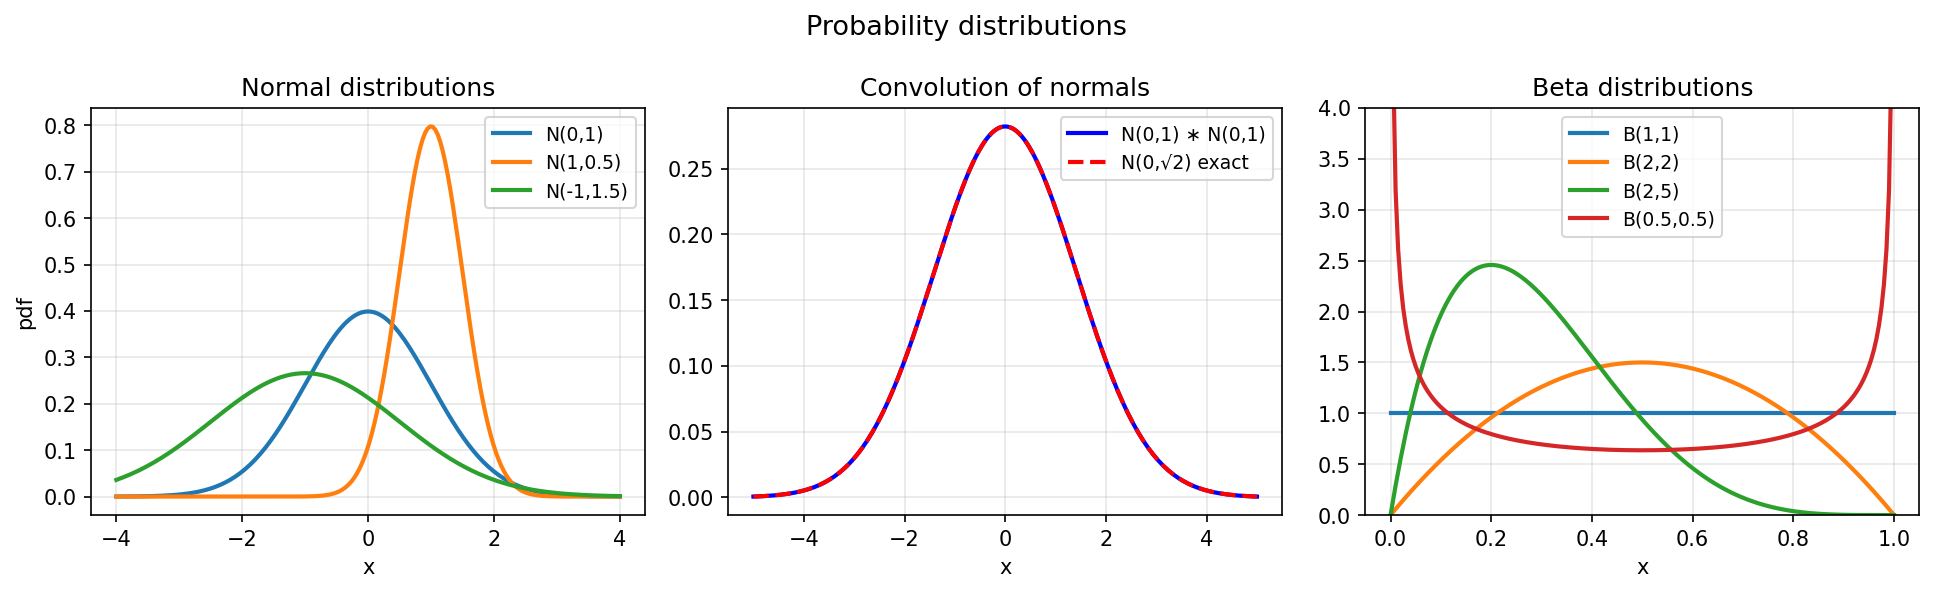

Reproduce this figure in Python.
"""Probability distributions and expectations.

Demonstrates computing expectations, CDFs, and convolutions of probability
distributions using chebfunjax, following stats/Expectations.m,
stats/BivariateNormalDistribution.m, stats/ProbabilityConvolution.m,
and stats/CentralLimitTheorem.m.

Original MATLAB Chebfun: Copyright 2017 by The University of Oxford and
The Chebfun Developers. See https://www.chebfun.org/ for Chebfun information.
"""

import matplotlib
matplotlib.use("Agg")
import matplotlib.pyplot as plt
import jax.numpy as jnp
import numpy as np
import sys, os
sys.path.insert(0, os.path.join(os.path.dirname(__file__), '..', '..', 'src'))

import chebfunjax as cj


def normal_pdf(mu=0.0, sigma=1.0):
    """Normal distribution PDF."""
    return lambda x: jnp.exp(-0.5 * ((x - mu) / sigma)**2) / (sigma * jnp.sqrt(2 * jnp.pi))


def run():
    print("=" * 60)
    print("Probability distributions and expectations")
    print("=" * 60)

    # --- Standard normal ---
    print("\nStandard normal N(0,1):")
    a, b = -5.0, 5.0
    phi = cj.chebfun(normal_pdf(0, 1), domain=[a, b])
    print(f"  Length: {len(phi.funs[0].tech.coeffs)}")

    # Total probability = 1
    total = float(phi.sum())
    print(f"  Integral = {total:.10f}  (exact: 1.0)")
    assert abs(total - 1.0) < 1e-4

    # Mean = 0
    x_phi = cj.chebfun(lambda x: x * normal_pdf(0, 1)(x), domain=[a, b])
    mean = float(x_phi.sum())
    print(f"  Mean E[X] = {mean:.2e}  (exact: 0)")
    assert abs(mean) < 1e-8

    # Variance = 1
    x2_phi = cj.chebfun(lambda x: x**2 * normal_pdf(0, 1)(x), domain=[a, b])
    var = float(x2_phi.sum())
    print(f"  Variance E[X²] = {var:.10f}  (exact: 1.0)")
    assert abs(var - 1.0) < 1e-3

    # --- Convolution of two normals = normal ---
    # N(0,1) * N(0,1) = N(0, sqrt(2))
    print("\nConvolution: N(0,1) * N(0,1) = N(0, √2):")

    phi1 = cj.chebfun(normal_pdf(0, 1), domain=[-4.0, 4.0])
    phi2 = cj.chebfun(normal_pdf(0, 1), domain=[-4.0, 4.0])
    conv = phi1.conv(phi2)

    # Check at x=0: should be phi_sqrt2(0) = 1/(sqrt(2)*sqrt(2*pi)) = 1/(2*sqrt(pi))
    exact_at_0 = 1.0 / (np.sqrt(2) * np.sqrt(2 * np.pi))
    val_conv_0 = float(conv(jnp.array(0.0)))
    print(f"  (φ*φ)(0) = {val_conv_0:.8f}  (exact: {exact_at_0:.8f})")
    assert abs(val_conv_0 - exact_at_0) < 0.01

    # --- Beta distribution ---
    print("\nBeta distribution B(2,3):")
    # pdf: x^(a-1) * (1-x)^(b-1) / B(a,b)
    from scipy.special import beta as beta_func
    a_b, b_b = 2, 3
    B_norm = beta_func(a_b, b_b)

    def beta_pdf(x):
        return x**(a_b-1) * (1-x)**(b_b-1) / B_norm

    phi_beta = cj.chebfun(
        lambda x: jnp.array(beta_pdf(np.array(x))),
        domain=[0.0, 1.0]
    )
    total_beta = float(phi_beta.sum())
    print(f"  Integral = {total_beta:.10f}  (exact: 1.0)")
    assert abs(total_beta - 1.0) < 1e-8

    # Mean = a/(a+b) = 2/5 = 0.4
    x_beta = cj.chebfun(
        lambda x: x * jnp.array(beta_pdf(np.array(x))),
        domain=[0.0, 1.0]
    )
    mean_beta = float(x_beta.sum())
    exact_mean_beta = a_b / (a_b + b_b)
    print(f"  Mean = {mean_beta:.8f}  (exact: {exact_mean_beta:.8f})")
    assert abs(mean_beta - exact_mean_beta) < 1e-6

    # --- Uniform distribution: central limit theorem ---
    print("\nCentral Limit Theorem: uniform U(0,1) convolution:")
    # Irwin-Hall: sum of n uniforms -> N(n/2, sqrt(n/12))
    # For n=1: uniform pdf = 1 on [0,1]
    phi_u = cj.chebfun(lambda x: jnp.ones_like(x), domain=[0.0, 1.0])
    total_u = float(phi_u.sum())
    print(f"  Uniform integral = {total_u:.10f}  (exact: 1.0)")
    assert abs(total_u - 1.0) < 1e-12

    # --- Plot ---
    _here = os.path.dirname(os.path.abspath(__file__))
    fig, axes = plt.subplots(1, 3, figsize=(13, 4))

    # Normal PDFs
    xs_n = np.linspace(-4, 4, 200)
    for mu, sigma, label in [(0, 1, 'N(0,1)'), (1, 0.5, 'N(1,0.5)'), (-1, 1.5, 'N(-1,1.5)')]:
        axes[0].plot(xs_n, np.exp(-0.5*((xs_n-mu)/sigma)**2)/(sigma*np.sqrt(2*np.pi)),
                     linewidth=2, label=label)
    axes[0].set_title("Normal distributions", fontsize=12)
    axes[0].set_xlabel("x"); axes[0].set_ylabel("pdf")
    axes[0].legend(fontsize=9); axes[0].grid(True, alpha=0.3)

    # Convolution result
    xs_conv = np.linspace(-5, 5, 200)
    conv_vals = []
    for xi in xs_conv:
        try:
            v = float(conv(jnp.array(xi)))
            conv_vals.append(v if np.isfinite(v) else 0)
        except Exception:
            conv_vals.append(0)
    exact_conv = np.exp(-xs_conv**2/4) / (np.sqrt(2) * np.sqrt(2*np.pi))
    axes[1].plot(xs_conv, conv_vals, 'b-', linewidth=2, label='N(0,1) ∗ N(0,1)')
    axes[1].plot(xs_conv, exact_conv, 'r--', linewidth=2, label='N(0,√2) exact')
    axes[1].set_title("Convolution of normals", fontsize=12)
    axes[1].set_xlabel("x"); axes[1].legend(fontsize=9); axes[1].grid(True, alpha=0.3)

    # Beta distribution family
    xs_b = np.linspace(0, 1, 200)
    for aa, bb in [(1, 1), (2, 2), (2, 5), (0.5, 0.5)]:
        Bnorm = beta_func(aa, bb)
        y = xs_b**(aa-1) * (1-xs_b)**(bb-1) / Bnorm
        axes[2].plot(xs_b, np.clip(y, 0, 5), linewidth=2, label=f'B({aa},{bb})')
    axes[2].set_title("Beta distributions", fontsize=12)
    axes[2].set_xlabel("x"); axes[2].legend(fontsize=9); axes[2].grid(True, alpha=0.3)
    axes[2].set_ylim(0, 4)

    fig.suptitle("Probability distributions", fontsize=13)
    fig.tight_layout()
    fig.savefig(os.path.join(_here, "probability_distributions.png"), dpi=150, bbox_inches="tight")
    plt.close(fig)

    print("\nAll assertions passed.")
    return True


if __name__ == "__main__":
    run()
